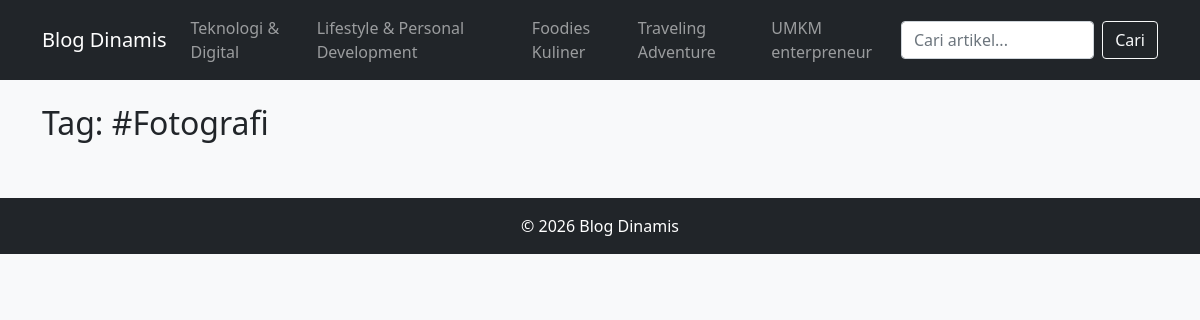
The app's page /tag.php?slug=fotografi with its own data.
### tables this page shows
CREATE TABLE `categories` (
  `id` int(11) NOT NULL,
  `nama_kategori` varchar(100) DEFAULT NULL,
  `slug` varchar(150) DEFAULT NULL,
  `created_at` timestamp NOT NULL DEFAULT current_timestamp()
);

CREATE TABLE `tags` (
  `id` int(11) NOT NULL,
  `nama_tag` varchar(100) DEFAULT NULL,
  `slug` varchar(150) DEFAULT NULL,
  `created_at` timestamp NOT NULL DEFAULT current_timestamp()
);

### tag.php (the view, shortened to what this page needs)
<?php
include 'config/koneksi.php';
$slug = $_GET['slug'];
$tag = mysqli_fetch_assoc(mysqli_query($conn, "SELECT * FROM tags WHERE slug='$slug'"));
include 'templates/frontend_header.php';
?>
<h2>Tag: #<?= htmlspecialchars($tag['nama_tag']); ?></h2>
<?php include 'templates/frontend_footer.php'; ?>

### templates/frontend_header.php (shortened to what this page needs)
<?php
$kategori_menu = mysqli_query($conn, "SELECT * FROM categories ORDER BY id DESC LIMIT 5");
?>
<!DOCTYPE html>
<html lang="id">
<head>
    <link href="https://cdn.jsdelivr.net/npm/bootstrap@5.0.2/dist/css/bootstrap.min.css" rel="stylesheet">
    <link href="/blog_dinamis/assets/css/style.css" rel="stylesheet">
</head>
<body>
<nav class="navbar navbar-expand-lg navbar-dark bg-dark">
    <div class="container">
        <a class="navbar-brand" href="/blog_dinamis/index.php">Blog Dinamis</a>
        <div class="collapse navbar-collapse" id="navbarFrontend">
            <ul class="navbar-nav me-auto">
                <?php while($k = mysqli_fetch_assoc($kategori_menu)) : ?>
                    <li class="nav-item">
                        <a class="nav-link" href="/blog_dinamis/kategori.php?slug=<?= urlencode($k['slug']); ?>">
                            <?= htmlspecialchars($k['nama_kategori']); ?>
                        </a>
                    </li>
                <?php endwhile; ?>
            </ul>
            <form class="d-flex" action="/blog_dinamis/search.php" method="GET">
                <input class="form-control me-2" type="search" name="q" placeholder="Cari artikel..." required>
                <button class="btn btn-outline-light" type="submit">Cari</button>
            </form>
        </div>
    </div>
</nav>
<div class="container py-4">

### assets/css/style.css (style rules this page uses)
body { background-color: #f8f9fa; }

### records on screen
categories: nama_kategori "Teknologi & Digital"
categories: nama_kategori "Lifestyle & Personal Development"
categories: nama_kategori "Foodies Kuliner"
categories: nama_kategori "Traveling Adventure"
categories: nama_kategori "UMKM enterpreneur"
tags: nama_tag "Fotografi"
